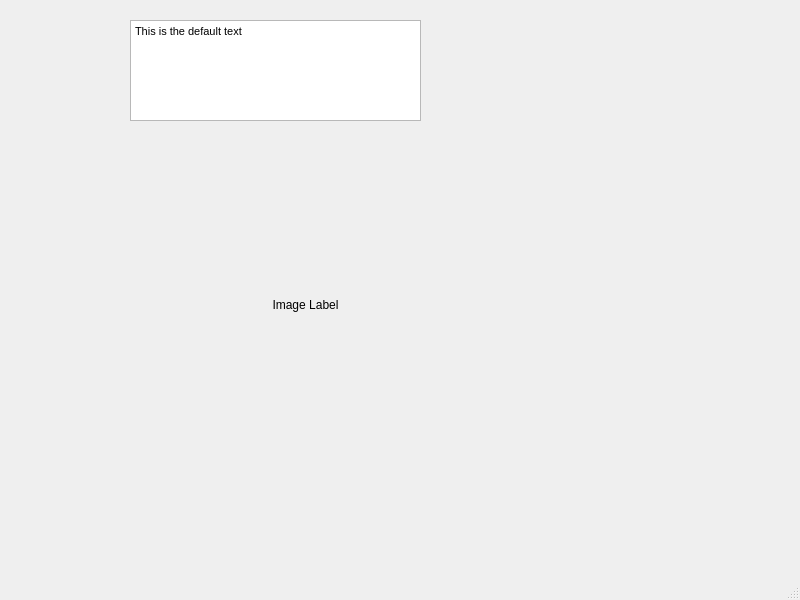
<?xml version="1.0" encoding="UTF-8"?>
<ui version="4.0">
 <class>MainWindow</class>
 <widget class="QMainWindow" name="MainWindow">
  <property name="geometry">
   <rect>
    <x>0</x>
    <y>0</y>
    <width>800</width>
    <height>600</height>
   </rect>
  </property>
  <property name="windowTitle">
   <string>MainWindow</string>
  </property>
  <widget class="QWidget" name="centralwidget">
   <widget class="QTextEdit" name="textEditOutput">
    <property name="geometry">
     <rect>
      <x>130</x>
      <y>20</y>
      <width>291</width>
      <height>101</height>
     </rect>
    </property>
    <property name="html">
     <string>&lt;!DOCTYPE HTML PUBLIC &quot;-//W3C//DTD HTML 4.0//EN&quot; &quot;http://www.w3.org/TR/REC-html40/strict.dtd&quot;&gt;
&lt;html&gt;&lt;head&gt;&lt;meta name=&quot;qrichtext&quot; content=&quot;1&quot; /&gt;&lt;style type=&quot;text/css&quot;&gt;
p, li { white-space: pre-wrap; }
&lt;/style&gt;&lt;/head&gt;&lt;body style=&quot; font-family:'MS Shell Dlg 2'; font-size:8.25pt; font-weight:400; font-style:normal;&quot;&gt;
&lt;p style=&quot; margin-top:0px; margin-bottom:0px; margin-left:0px; margin-right:0px; -qt-block-indent:0; text-indent:0px;&quot;&gt;This is the default text&lt;/p&gt;&lt;/body&gt;&lt;/html&gt;</string>
    </property>
   </widget>
   <widget class="QLabel" name="labelForImage">
    <property name="geometry">
     <rect>
      <x>60</x>
      <y>150</y>
      <width>491</width>
      <height>311</height>
     </rect>
    </property>
    <property name="frameShadow">
     <enum>QFrame::Sunken</enum>
    </property>
    <property name="text">
     <string>&lt;html&gt;&lt;head/&gt;&lt;body&gt;&lt;p align=&quot;center&quot;&gt;Image Label&lt;/p&gt;&lt;/body&gt;&lt;/html&gt;</string>
    </property>
   </widget>
  </widget>
  <widget class="QMenuBar" name="menubar">
   <property name="geometry">
    <rect>
     <x>0</x>
     <y>0</y>
     <width>800</width>
     <height>21</height>
    </rect>
   </property>
  </widget>
  <widget class="QStatusBar" name="statusbar"/>
 </widget>
 <resources/>
 <connections/>
</ui>
